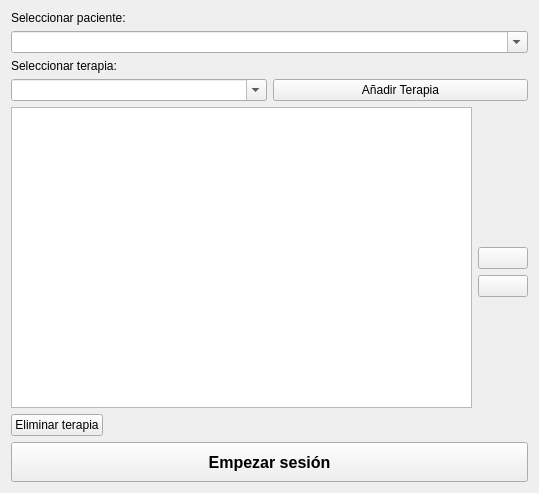
<?xml version="1.0" encoding="UTF-8"?>
<ui version="4.0">
 <class>Form</class>
 <widget class="QWidget" name="Form">
  <property name="geometry">
   <rect>
    <x>0</x>
    <y>0</y>
    <width>539</width>
    <height>493</height>
   </rect>
  </property>
  <property name="windowTitle">
   <string>Form</string>
  </property>
  <layout class="QVBoxLayout" name="verticalLayout">
   <item>
    <widget class="QLabel" name="label_2">
     <property name="text">
      <string>Seleccionar paciente:</string>
     </property>
    </widget>
   </item>
   <item>
    <layout class="QHBoxLayout" name="horizontalLayout">
     <item>
      <widget class="QComboBox" name="selpatient_combobox">
       <property name="editable">
        <bool>true</bool>
       </property>
       <property name="duplicatesEnabled">
        <bool>false</bool>
       </property>
       <item>
        <property name="text">
         <string/>
        </property>
       </item>
       <item>
        <property name="text">
         <string>Nuevo jugador...</string>
        </property>
       </item>
      </widget>
     </item>
    </layout>
   </item>
   <item>
    <widget class="QLabel" name="label">
     <property name="text">
      <string>Seleccionar terapia:</string>
     </property>
    </widget>
   </item>
   <item>
    <layout class="QHBoxLayout" name="horizontalLayout_5">
     <item>
      <widget class="QComboBox" name="selTh_combobox">
       <property name="editable">
        <bool>true</bool>
       </property>
       <item>
        <property name="text">
         <string/>
        </property>
       </item>
      </widget>
     </item>
     <item>
      <widget class="QPushButton" name="addTh_button">
       <property name="text">
        <string>Añadir Terapia</string>
       </property>
      </widget>
     </item>
    </layout>
   </item>
   <item>
    <layout class="QHBoxLayout" name="horizontalLayout_2">
     <item>
      <layout class="QVBoxLayout" name="verticalLayout_7">
       <item>
        <widget class="QListWidget" name="therapies_list"/>
       </item>
       <item>
        <layout class="QHBoxLayout" name="horizontalLayout_7">
         <item>
          <widget class="QPushButton" name="deleteTh_button">
           <property name="text">
            <string>Eliminar terapia</string>
           </property>
          </widget>
         </item>
         <item>
          <spacer name="horizontalSpacer">
           <property name="orientation">
            <enum>Qt::Horizontal</enum>
           </property>
           <property name="sizeHint" stdset="0">
            <size>
             <width>40</width>
             <height>20</height>
            </size>
           </property>
          </spacer>
         </item>
        </layout>
       </item>
      </layout>
     </item>
     <item>
      <layout class="QVBoxLayout" name="verticalLayout_2">
       <item>
        <spacer name="verticalSpacer">
         <property name="orientation">
          <enum>Qt::Vertical</enum>
         </property>
         <property name="sizeHint" stdset="0">
          <size>
           <width>20</width>
           <height>40</height>
          </size>
         </property>
        </spacer>
       </item>
       <item>
        <widget class="QPushButton" name="up_button">
         <property name="minimumSize">
          <size>
           <width>50</width>
           <height>16</height>
          </size>
         </property>
         <property name="maximumSize">
          <size>
           <width>50</width>
           <height>50</height>
          </size>
         </property>
         <property name="text">
          <string/>
         </property>
         <property name="icon">
          <iconset>
           <normaloff>up.png</normaloff>up.png</iconset>
         </property>
        </widget>
       </item>
       <item>
        <widget class="QPushButton" name="down_button">
         <property name="minimumSize">
          <size>
           <width>0</width>
           <height>16</height>
          </size>
         </property>
         <property name="maximumSize">
          <size>
           <width>50</width>
           <height>50</height>
          </size>
         </property>
         <property name="text">
          <string/>
         </property>
         <property name="icon">
          <iconset>
           <normaloff>down.png</normaloff>down.png</iconset>
         </property>
        </widget>
       </item>
       <item>
        <spacer name="verticalSpacer_2">
         <property name="orientation">
          <enum>Qt::Vertical</enum>
         </property>
         <property name="sizeHint" stdset="0">
          <size>
           <width>20</width>
           <height>40</height>
          </size>
         </property>
        </spacer>
       </item>
      </layout>
     </item>
    </layout>
   </item>
   <item>
    <layout class="QHBoxLayout" name="horizontalLayout_3">
     <item>
      <widget class="QPushButton" name="startsession_button">
       <property name="minimumSize">
        <size>
         <width>0</width>
         <height>40</height>
        </size>
       </property>
       <property name="font">
        <font>
         <pointsize>12</pointsize>
         <weight>75</weight>
         <bold>true</bold>
        </font>
       </property>
       <property name="text">
        <string>Empezar sesión</string>
       </property>
      </widget>
     </item>
    </layout>
   </item>
  </layout>
 </widget>
 <resources/>
 <connections/>
</ui>
